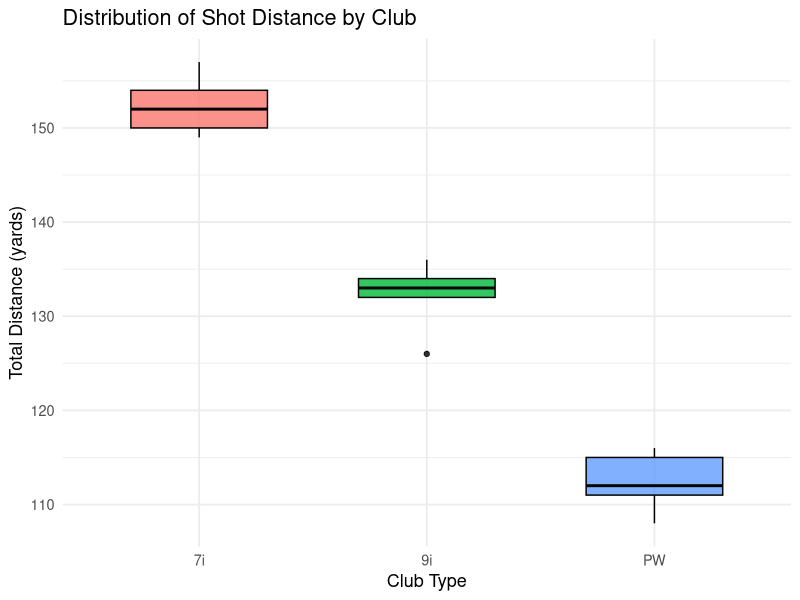

Write the R code that produced this figure.
## ---- chunk 1
library(tidyverse)

golf <- read_csv("golf_distances.csv")
golf
## ---- chunk 2
golf <- golf |>
  mutate(
    club = factor(club, levels = c("7i", "9i", "PW"))
  ) |>
  arrange(trial)

# check to make sure it worked
golf |> 
  count(club)

# summary table
summary(golf$total_distance)
## ---- chunk 3
golf |>
  group_by(club) |>
  summarize(
    n = n(),
    mean = mean(total_distance),
    sd = sd(total_distance)
  )
## ---- chunk 4
ggplot(golf, aes(x = club, y = total_distance, fill = club)) +
  geom_boxplot(alpha = 0.8, width = 0.6, color = "black") +
  labs(
    x = "Club Type",
    y = "Total Distance (yards)",
    title = "Distribution of Shot Distance by Club"
  ) +
  theme_minimal(base_size = 13) +
  theme(
    legend.position = "none"
  )

## ---- chunk 5
model <- aov(total_distance ~ club, data = golf)
anova(model)
